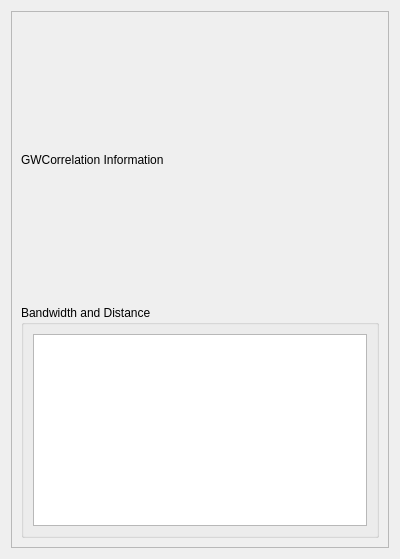
<?xml version="1.0" encoding="UTF-8"?>
<ui version="4.0">
 <class>GwmPropertyGWCorrelationTab</class>
 <widget class="QWidget" name="GwmPropertyGWCorrelationTab">
  <property name="geometry">
   <rect>
    <x>0</x>
    <y>0</y>
    <width>400</width>
    <height>559</height>
   </rect>
  </property>
  <property name="windowTitle">
   <string>Form</string>
  </property>
  <layout class="QVBoxLayout" name="verticalLayout">
   <item>
    <widget class="QScrollArea" name="scrollArea">
     <property name="widgetResizable">
      <bool>true</bool>
     </property>
     <widget class="QWidget" name="scrollAreaWidgetContents_2">
      <property name="geometry">
       <rect>
        <x>0</x>
        <y>0</y>
        <width>376</width>
        <height>535</height>
       </rect>
      </property>
      <layout class="QVBoxLayout" name="verticalLayout_2">
       <item>
        <widget class="QLabel" name="label">
         <property name="frameShape">
          <enum>QFrame::NoFrame</enum>
         </property>
         <property name="text">
          <string>GWCorrelation Information</string>
         </property>
         <property name="scaledContents">
          <bool>false</bool>
         </property>
         <property name="margin">
          <number>1</number>
         </property>
        </widget>
       </item>
       <item>
        <widget class="QGroupBox" name="groupBox">
         <property name="sizePolicy">
          <sizepolicy hsizetype="Preferred" vsizetype="Fixed">
           <horstretch>0</horstretch>
           <verstretch>0</verstretch>
          </sizepolicy>
         </property>
         <property name="title">
          <string>Bandwidth and Distance</string>
         </property>
         <layout class="QVBoxLayout" name="verticalLayout_3">
          <item>
           <widget class="QTreeView" name="trvBandwidthDistance">
            <property name="sizePolicy">
             <sizepolicy hsizetype="Expanding" vsizetype="Fixed">
              <horstretch>0</horstretch>
              <verstretch>0</verstretch>
             </sizepolicy>
            </property>
            <property name="minimumSize">
             <size>
              <width>0</width>
              <height>128</height>
             </size>
            </property>
           </widget>
          </item>
         </layout>
        </widget>
       </item>
      </layout>
     </widget>
    </widget>
   </item>
  </layout>
 </widget>
 <resources/>
 <connections/>
</ui>
